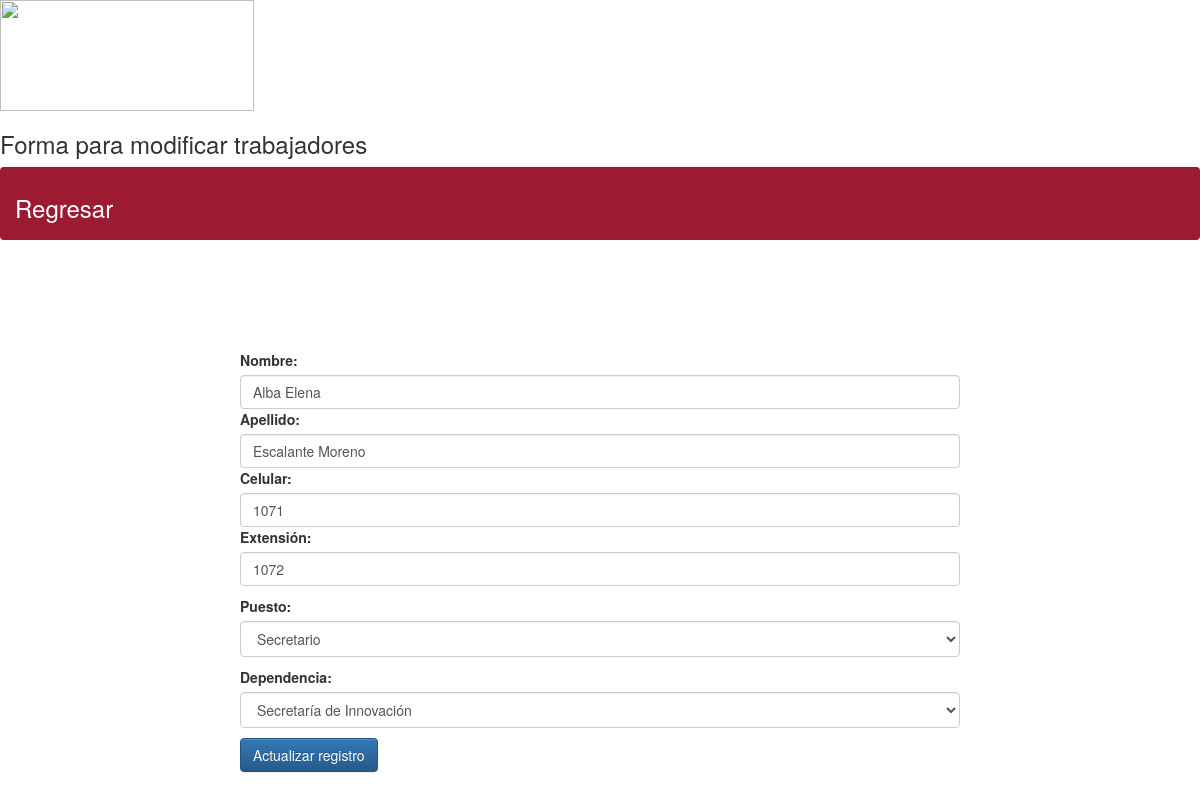
Page /Editartrabajadores.php?recordID=56 on the committed database.
### tables this page shows
CREATE TABLE IF NOT EXISTS `trabajadores` (
  `id_usuario` int(100) NOT NULL,
  `nombre` text NOT NULL,
  `apellidos` text NOT NULL,
  `cel` varchar(100) DEFAULT NULL,
  `extencion` varchar(100) NOT NULL,
  `puesto` text,
  `dependencia` text
);

### Editartrabajadores.php (the view, shortened to what this page needs)
<?php require_once('Connections/base.php'); ?>
<?php
$editFormAction = $_SERVER['PHP_SELF'];
if (isset($_SERVER['QUERY_STRING'])) {
  $editFormAction .= "?" . htmlentities($_SERVER['QUERY_STRING']);
}
$iidtrabaja_RsTrabajadores = "1";
if (isset($_GET["recordID"])) {
  $iidtrabaja_RsTrabajadores = (get_magic_quotes_gpc()) ? $_GET["recordID"] : addslashes($_GET["recordID"]);
}
$query_RsTrabajadores = sprintf("SELECT * FROM trabajadores WHERE trabajadores.id_usuario = %s", $iidtrabaja_RsTrabajadores);
$RsTrabajadores = mysql_query($query_RsTrabajadores, $base) or die(mysql_error());
$row_RsTrabajadores = mysql_fetch_assoc($RsTrabajadores);
?>
<head
<link rel="stylesheet" href="https://maxcdn.bootstrapcdn.com/bootstrap/3.3.7/css/bootstrap.min.css">
<link rel="stylesheet" href="https://maxcdn.bootstrapcdn.com/bootstrap/3.3.7/css/bootstrap-theme.min.css">
</head>
<p><img src="img/innovacion.jpg" width="254" height="111" /></p>
<h1 class="Estilo1"> Forma para modificar trabajadores </h1>
<ol class="breadcrumb"  style="background-color:#9d1b30; color:#FFFFFF ">
  <li><h3><a href="<?=$_SERVER["HTTP_REFERER"]?>" style="color:#FFFFFF">Regresar</a></h3></li>
</ol>
<p>&nbsp;</p>
<p>&nbsp;</p>
<p>&nbsp;</p>
<div class='center'>
<form method="post" name="form1" action="<?php echo $editFormAction; ?>">
	<div class='control-group' >
		<label>Nombre:</label>
    	<input class='form-control' onmouseover="this.style.backgroundColor='#FFFFC6';this.style.cursor='hand';" onmouseout="this.style.backgroundColor='#FFFFFF'"  type="text" name="nombre" value="<?php echo $row_RsTrabajadores['nombre']; ?>" size="32">
  		<label>Apellido:</label>
    	<input class='form-control' onmouseover="this.style.backgroundColor='#FFFFC6';this.style.cursor='hand';" onmouseout="this.style.backgroundColor='#FFFFFF'" type="text" name="apellidos" value="<?php echo $row_RsTrabajadores['apellidos']; ?>" size="32">
  		<label>Celular:</label>
    	<input class='form-control' onmouseover="this.style.backgroundColor='#FFFFC6';this.style.cursor='hand';" onmouseout="this.style.backgroundColor='#FFFFFF'" type="text" name="cel" value="<?php echo $row_RsTrabajadores['cel']; ?>" size="32">
  		<label>Extensión:</label>
    	<input class='form-control' onmouseover="this.style.backgroundColor='#FFFFC6';this.style.cursor='hand';" onmouseout="this.style.backgroundColor='#FFFFFF'" type="text" name="extencion" value="<?php echo $row_RsTrabajadores['extencion']; ?>" size="32">
		<label>Puesto:</label>
			<select size="1" class="form-control" onmouseover="this.style.backgroundColor='#FFFFC6';this.style.cursor='hand';" onmouseout="this.style.backgroundColor='#FFFFFF'" type="text" name="puesto" value="">
				<?php
					$puestos=array("Secretario","Secretario Técnico","Coordinador Administrativo","Subsecretario","Director","Jefe de Departamento","Analista de Sistemas","Auditor Interno","Auxiliar Administrativo ","Auxiliar Contable","Auxiliar de Dirección","Auxiliar servicios compartidos","Auxiliar del departamento","Programador","Programador de Sistemas Web","Analista A","Analista B","Asistente");
					$idPuesto=$row_RsTrabajadores['puesto'];
                    	 foreach ($puestos as $nombrePuesto ) {
						 if($nombrePuesto==$idPuesto)
						  {
						  echo "<option value='$nombrePuesto' selected>$idPuesto</option>";
						  }
						 else
						  {
						  echo "<option value='$nombrePuesto' value='$nombrePuesto'>$nombrePuesto</option>";
						  }
					     }
				?>
	  </select>
		<label>Dependencia:</label>
			<select size="1" class="form-control" onmouseover="this.style.backgroundColor='#FFFFC6';this.style.cursor='hand';" onmouseout="this.style.backgroundColor='#FFFFFF'" type="text" name="dependencia" value="">
				<?php
					$dependencias=array("Secretaría General de Gobierno","Secretaría de Administración y Finanzas","Secretaría de Innovación","Secretarí­a de Desarrollo Social","Secretaría de Desarrollo Sustentable","Secretaría de Desarrollo Económico","Secretaría de Obras Públicas","Secretaría de Educación Pública y Cultura","Secretaría de Salud","Secretaría de Agricultura y Ganadería","Secretaría de Pesca y Acuacultura","Secretaría de Turismo","Secretaría de Seguridad Pública","Secretaría de Transparencia y Rendición de Cuentas","Fiscalía General del Estado","Dirección de la Policía Ministerial","Oficina del Gobernador","Coordinación de Estrategia Digital","Coordinación de Comunicación Social");
					$iddependencia=$row_RsTrabajadores['dependencia'];
					foreach ($dependencias as $nombredependencia ) {
						if($nombredependencia==$iddependencia)
						{
						echo "<option value='$nombredependencia' selected>$iddependencia</option>";
						}
						else
						{
						echo "<option value='$nombredependencia' value='$nombredependencia'>$nombredependencia</option>";
						}
					}
				?>
	  </select>
		<input class="btn btn-primary"  type="submit" value="Actualizar registro">
</div>
</form>
</div>
<p>&nbsp;</p>

### Editartrabajadores.php (style rules this page uses)
.center { width:60%; margin:0 auto; }

### rows in the picture
trabajadores: nombre "Alba Elena", apellidos "Escalante Moreno", cel "1071", extencion "1072"

### other values in the picture
form field puesto "Secretario"
form field dependencia "Secretaría de Innovación"
